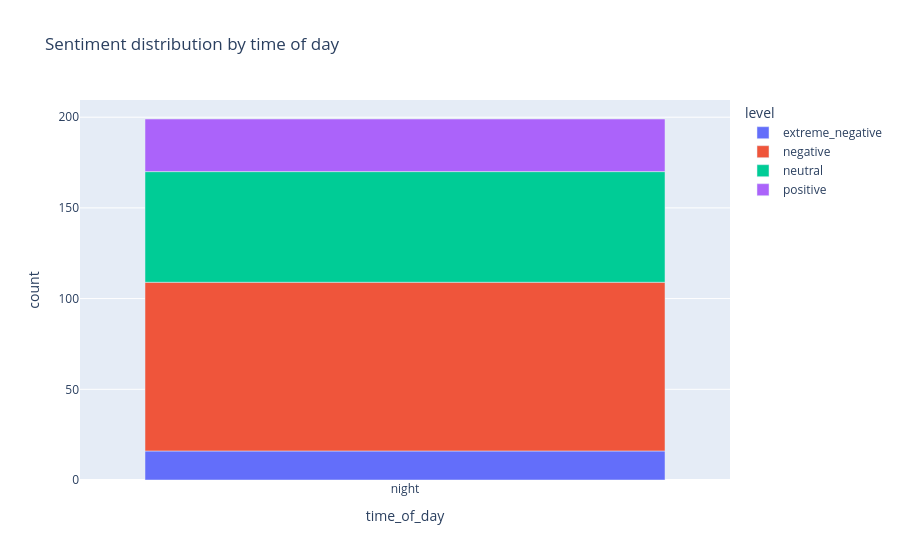

Source (notebook cell):
### Code cell
tod_order = ["morning", "afternoon", "evening", "night"]
ct = df.groupby(["time_of_day", "level"]).size().reset_index(name="count")
ct["time_of_day"] = pd.Categorical(ct["time_of_day"], categories=tod_order, ordered=True)
fig = px.bar(ct, x="time_of_day", y="count", color="level",
             category_orders={"level": order},
             title="Sentiment distribution by time of day")
fig.show()

### Figure 1 — Plotly figure (JSON) as saved in the notebook; plotly's stock layout.template omitted (floating-point values rounded to 4 significant figures)
{"data": [{"hovertemplate": "level=extreme_negative<br>time_of_day=%{x}<br>count=%{y}<extra></extra>", "legendgroup": "extreme_negative", "marker": {"color": "#636efa", "pattern": {"shape": ""}}, "name": "extreme_negative", "orientation": "v", "showlegend": true, "textposition": "auto", "type": "bar", "x": ["night"], "xaxis": "x", "y": [16], "yaxis": "y"}, {"hovertemplate": "level=negative<br>time_of_day=%{x}<br>count=%{y}<extra></extra>", "legendgroup": "negative", "marker": {"color": "#EF553B", "pattern": {"shape": ""}}, "name": "negative", "orientation": "v", "showlegend": true, "textposition": "auto", "type": "bar", "x": ["night"], "xaxis": "x", "y": [93], "yaxis": "y"}, {"hovertemplate": "level=neutral<br>time_of_day=%{x}<br>count=%{y}<extra></extra>", "legendgroup": "neutral", "marker": {"color": "#00cc96", "pattern": {"shape": ""}}, "name": "neutral", "orientation": "v", "showlegend": true, "textposition": "auto", "type": "bar", "x": ["night"], "xaxis": "x", "y": [61], "yaxis": "y"}, {"hovertemplate": "level=positive<br>time_of_day=%{x}<br>count=%{y}<extra></extra>", "legendgroup": "positive", "marker": {"color": "#ab63fa", "pattern": {"shape": ""}}, "name": "positive", "orientation": "v", "showlegend": true, "textposition": "auto", "type": "bar", "x": ["night"], "xaxis": "x", "y": [29], "yaxis": "y"}], "layout": {"barmode": "relative", "legend": {"title": {"text": "level"}, "tracegroupgap": 0}, "title": {"text": "Sentiment distribution by time of day"}, "xaxis": {"anchor": "y", "domain": [0.0, 1.0], "title": {"text": "time_of_day"}}, "yaxis": {"anchor": "x", "domain": [0.0, 1.0], "title": {"text": "count"}}}}
